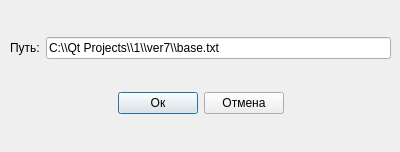
<?xml version="1.0" encoding="UTF-8"?>
<ui version="4.0">
 <class>SaveWind</class>
 <widget class="QDialog" name="SaveWind">
  <property name="geometry">
   <rect>
    <x>0</x>
    <y>0</y>
    <width>400</width>
    <height>152</height>
   </rect>
  </property>
  <property name="windowTitle">
   <string>Dialog</string>
  </property>
  <widget class="QWidget" name="">
   <property name="geometry">
    <rect>
     <x>10</x>
     <y>10</y>
     <width>381</width>
     <height>131</height>
    </rect>
   </property>
   <layout class="QGridLayout" name="gridLayout">
    <item row="0" column="0">
     <layout class="QHBoxLayout" name="horizontalLayout_2">
      <item>
       <widget class="QLabel" name="saveLb">
        <property name="text">
         <string>Путь:</string>
        </property>
       </widget>
      </item>
      <item>
       <widget class="QLineEdit" name="saveLine">
        <property name="inputMask">
         <string/>
        </property>
        <property name="text">
         <string>C:\\Qt Projects\\1\\ver7\\base.txt</string>
        </property>
       </widget>
      </item>
     </layout>
    </item>
    <item row="1" column="0">
     <layout class="QHBoxLayout" name="horizontalLayout">
      <item>
       <spacer name="horizontalSpacer_2">
        <property name="orientation">
         <enum>Qt::Horizontal</enum>
        </property>
        <property name="sizeHint" stdset="0">
         <size>
          <width>40</width>
          <height>20</height>
         </size>
        </property>
       </spacer>
      </item>
      <item>
       <widget class="QPushButton" name="confirmBut">
        <property name="text">
         <string>Ок</string>
        </property>
       </widget>
      </item>
      <item>
       <widget class="QPushButton" name="cancelBut">
        <property name="text">
         <string>Отмена</string>
        </property>
       </widget>
      </item>
      <item>
       <spacer name="horizontalSpacer">
        <property name="orientation">
         <enum>Qt::Horizontal</enum>
        </property>
        <property name="sizeHint" stdset="0">
         <size>
          <width>40</width>
          <height>20</height>
         </size>
        </property>
       </spacer>
      </item>
     </layout>
    </item>
   </layout>
  </widget>
 </widget>
 <resources/>
 <connections/>
</ui>
